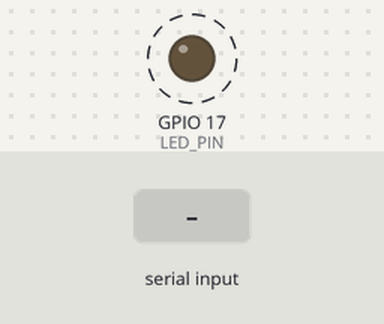
Bench run of a sketch on a simulated ESP32. On the bench: output pins drawn as LEDs (lit = HIGH). Dashed ring = blinking. Inputs (shaded band) come from the test bench. What the sketch prints to the serial monitor is not drawn.

Above: at 1.2 s.
1.3 s: byte 30 received over Serial
Timing chart, 0 to 10.3 s (numbered marks = the images above; inputs shaded):
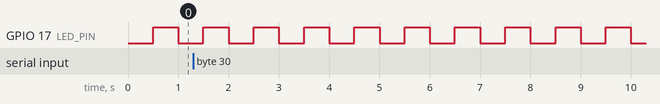

The sketch:

osciloscopio_esp32.ino
```cpp
#define LED_PIN 17       // Pin para el LED

unsigned long previousMillisRead = 0;  // Para controlar el tiempo de lectura del serial
unsigned long previousMillisBlink = 0; // Para controlar el tiempo de parpadeo del LED

const long intervalRead = 50;    // Intervalo para la lectura del estado del serial (50 ms)
const long intervalBlink = 500;  // Intervalo para el parpadeo del LED (500 ms)

bool ledBlinkState = LOW; // Estado actual del LED para parpadeo

void setup() {
  // Configurar el pin del LED como salida
  pinMode(LED_PIN, OUTPUT);

  // Inicializar la comunicación serial
  Serial.begin(115200);
}

void loop() {
  unsigned long currentMillis = millis();

  // Tarea 1: Lectura del puerto serial cada 50 ms
  if (currentMillis - previousMillisRead >= intervalRead) {
    previousMillisRead = currentMillis;

    if (Serial.available() > 0) {
      // Leer el dato del serial (aunque no haremos nada específico con el dato recibido)
      char incomingByte = Serial.read();

      // Enviar el estado del LED al puerto serial
      if (ledBlinkState == HIGH) {
        Serial.println("Encendido");
      } else {
        Serial.println("Apagado");
      }
    }
  }
    if (currentMillis - previousMillisBlink >= intervalBlink) {
    previousMillisBlink = currentMillis;

    // Alternar el estado del LED
    ledBlinkState = !ledBlinkState;
    digitalWrite(LED_PIN, ledBlinkState);
  }
}
```

Measured:
- by itself, GPIO 17 (LED_PIN): alternates HIGH for 0.50 s and LOW for 0.50 s
